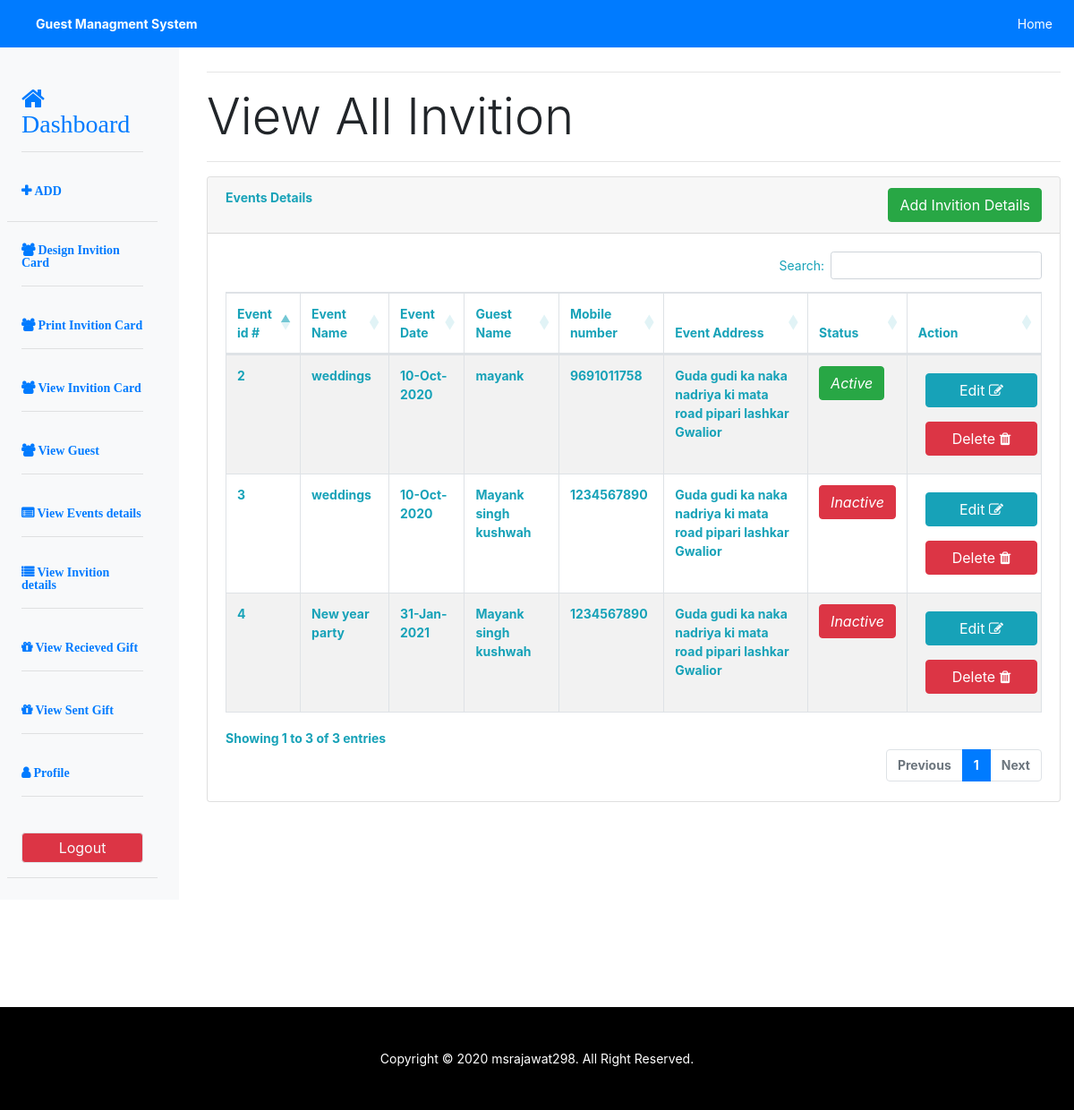
Screenshot of /user/view_invition.php (signed in) with the database file from the repository.
### tables this page shows
CREATE TABLE `invition` (
  `id` int(11) NOT NULL,
  `user_id` int(11) NOT NULL,
  `event_name` varchar(100) NOT NULL,
  `guest_name` varchar(100) NOT NULL,
  `status` enum('0','1') NOT NULL,
  `mobile` varchar(10) NOT NULL,
  `address` varchar(200) NOT NULL,
  `date` date NOT NULL
);

### user/include/db.php (called while the page is built, shortened)
<?php
class db
{
    private $servername = "localhost";
    private $username = "root";
    private $password = "";
    private $dbname = "event_mang";
    private $conn;
    function __construct()
    {
        try {
            $this->conn = new PDO("mysql:host=$this->servername;dbname=$this->dbname", $this->username, $this->password);
            $this->conn->setAttribute(PDO::ATTR_ERRMODE, PDO::ERRMODE_EXCEPTION);
            return "Connected successfully";
        } catch (PDOException $e) {
            return "Connection failed: " . $e->getMessage();
        }
    }
    function select($table_name,$condtion="")
    {
        $stmt = $this->conn->prepare("SELECT * FROM $table_name WHERE 1 $condtion");
        $stmt->execute();
        $result = $stmt->fetchAll(PDO::FETCH_ASSOC);
        return $result;
    }
}
?>

### user/view_invition.php (the view, shortened to what this page needs)
<?php
if(isset($_SESSION['admin'])){
    $user_email= $_SESSION['admin'];
}else{
    header("location:index.php");
}
require_once 'include/db.php';
$tname = "invition";
$user = new db();
$con = " AND email  = '{$user_email}'";
$user_id = $user->select("users", $con);
$con=" AND user_id= {$user_id[0]['id']}";
$data = $user->select($tname,$con);
?>
<?php include_once 'include/header.php';?>
<body>
<?php include 'include/navbar.php';?>
<div class="container-fluid" id="main">
		<div class="row row-offcanvas row-offcanvas-left">
<?php include 'include/sidebar.php';?>
 <div class="col main pt-5 mt-3">
			 	<hr>
				<h1 class="display-4 d-none d-sm-block">View All Invition</h1>
				<hr><span class="font-weight-bold text-info">
			            <div class="card mb-4">
                            <div class="card-header">Events Details
							 <a href="add_invition.php"><button class="btn btn-success float-right">Add Invition Details</button></a>
							</div>
                            <div class="card-body">
                                <div class="datatable table-responsive">
			   <table id="example" class="table table-striped table-bordered" style="width:100%">
    <thead>
      <tr>
        <th>Event id #</th>
        <th>Event Name</th>
		<th>Event Date</th>
		<th>Guest Name</th>
		<th>Mobile number</th>
		<th>Event Address</th>
		<th>Status</th>
        <th>Action</th>
      </tr>
    </thead>
    <tbody>
	<?php
	foreach($data as $v){ ?>
      <tr>
	<td><?php echo $v['id'];?></td>
        <td><?php echo $v['event_name'];?></td>
        <td><?php echo date('d-M-Y', strtotime($v['date']));?></td>
		 <td><?php echo $v['guest_name'];?></td>
		 <td><?php echo $v['mobile'];?></td>
		 <td><?php echo $v['address'];?></td>
		<td><i data="<?php echo $v['id'];?>" class="status_checks btn
				 <?php echo ($v['status'])? 'btn-success': 'btn-danger'?>">
				 <?php echo ($v['status'])? 'Active' : 'Inactive'?>
			</i>
		</td>
		<td><a href="add_invition.php?edit_id=<?php echo $v['id'];?>"
		       title="add_invition.php?edit_id=<?php echo $v['id'];?>">
			   <button class='edit btn btn-info m-2 w-100' id='edit_<?php echo $v['id']; ?>'>Edit
			<i class="fa fa-pencil-square-o" aria-hidden="true"></i></button></a>
			 <button class='delete btn btn-danger m-2 w-100' id='del_<?php echo $v['id']; ?>'>Delete
			<i class="fa fa-trash" aria-hidden="true"></i></button></td>
		</tr>
	<?php }?>
    </tbody>
  </table>
			 </div>
			 </div>
			 </div>
			 </div>
			 </div>
		</div>
<?php include 'include/footer.php';?>
</body>
</html>

### css/style.css (style rules this page uses)
body { font-size: .875rem; }
body, html { height:100%; }
.card { overflow:hidden; }

### rows the page displays
invition: id "2", event_name "weddings", date "10-Oct-2020", guest_name "mayank", mobile "9691011758", address "Guda gudi ka naka nadriya ki mata road pipari lashkar Gwalior", status "Active"
invition: id "3", event_name "weddings", date "10-Oct-2020", guest_name "Mayank singh kushwah", mobile "1234567890", address "Guda gudi ka naka nadriya ki mata road pipari lashkar Gwalior", status "Inactive"
invition: id "4", event_name "New year party", date "31-Jan-2021", guest_name "Mayank singh kushwah", mobile "1234567890", address "Guda gudi ka naka nadriya ki mata road pipari lashkar Gwalior", status "Inactive"
